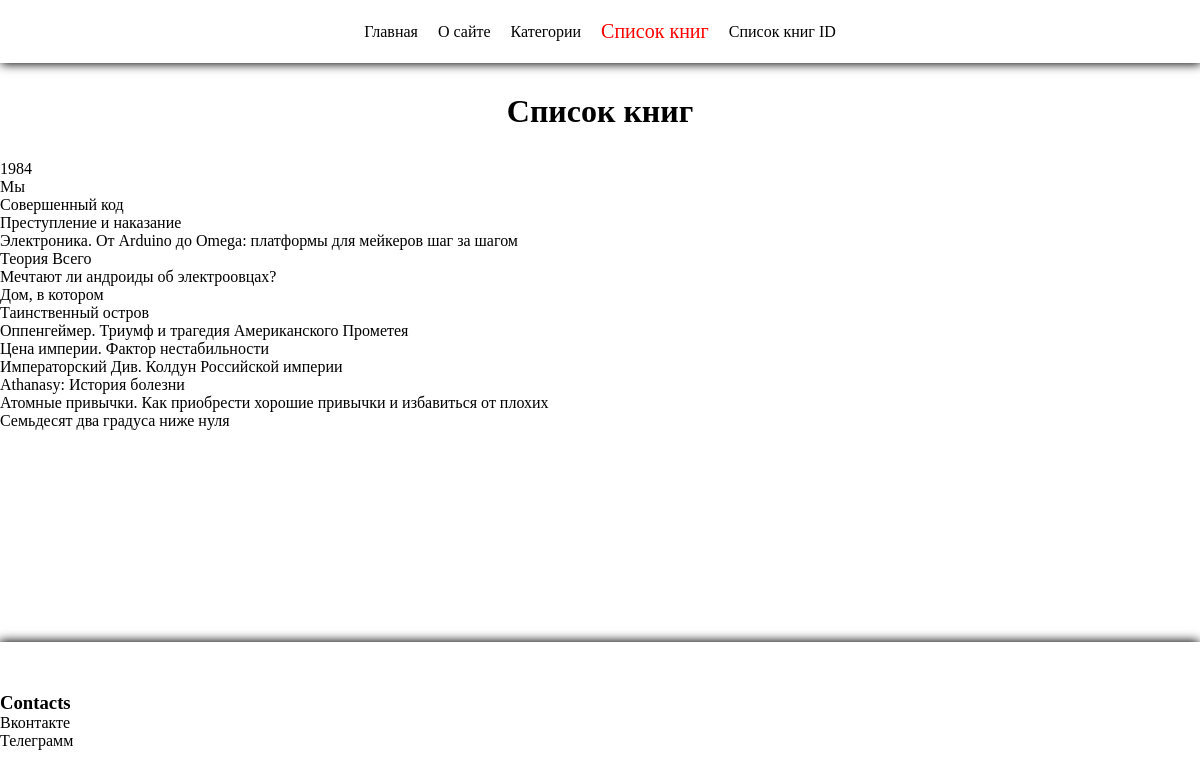
Screenshot of /categoryBook with the database file from the repository.
### women/models.py (models this page shows, shortened)
class Book(models.Model):
    nameBook = models.CharField(max_length=255)
    author = models.CharField(max_length=255)
    yearPublication = models.IntegerField(default=0)
    publishingHouse = models.CharField(max_length=255)
    description = models.TextField(blank=True, default='')
    price = models.IntegerField(default=0)
    slug = models.SlugField(max_length=255, db_index=True, unique=True)
    def get_absolute_url(self):
        return reverse('bookInfo', kwargs={'name': self.slug})

### women/views.py (the view)
# urls.py: path('categoryBook', categoryBook, name='categoryBook'),
def categoryBook(request):
    books = Book.objects.all()
    data = {
        'title': 'Список книг',
        'books': books,
        'menu': menu,
    }
    return render(request, 'women/categoryBook.html', context=data)

### women/templates/women/categoryBook.html
{% extends 'base.html' %}
{% block content %}
    <ul>
        {% for book in books %}
            <li><a href="{{ book.get_absolute_url }}">{{ book.nameBook }}</a></li>
        {% endfor %}
    </ul>
{% endblock %}

### women/static/women/style/index.css (style rules this page uses)
* { margin: 0; padding: 0; box-sizing: border-box; }
a { text-decoration: none; color: inherit; outline: none; display: inline-block; }
ul { list-style-type: none; }

### rows the page displays
Book: nameBook "1984"
Book: nameBook "Мы"
Book: nameBook "Совершенный код"
Book: nameBook "Преступление и наказание"
Book: nameBook "Электроника. От Arduino до Omega: платформы для мейкеров шаг за шагом"
Book: nameBook "Теория Всего"
Book: nameBook "Мечтают ли андроиды об электроовцах?"
Book: nameBook "Дом, в котором"
Book: nameBook "Таинственный остров"
Book: nameBook "Оппенгеймер. Триумф и трагедия Американского Прометея"
Book: nameBook "Цена империи. Фактор нестабильности"
Book: nameBook "Императорский Див. Колдун Российской империи"
Book: nameBook "Athanasy: История болезни"
Book: nameBook "Атомные привычки. Как приобрести хорошие привычки и избавиться от плохих"
Book: nameBook "Семьдесят два градуса ниже нуля"

### other values shown
{{ i.title }} "Главная"
{{ i.title }} "О сайте"
{{ i.title }} "Категории"
{{ i.title }} "Список книг"
{{ i.title }} "Список книг ID"
{{ title }} "Список книг"
